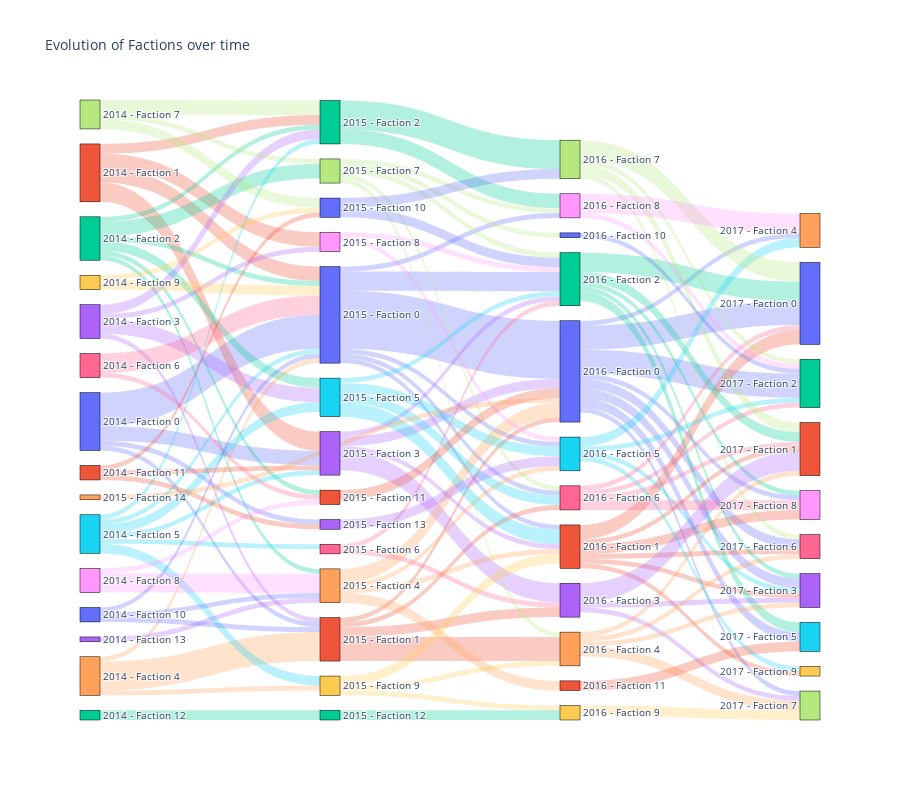

Notebook code cell kept with this figure:
### Markdown cell above
Now, we analyze how factions change from year to year using the source-normalized method.

### Code cell
df_post_between_mapped = ut.map_countries_to_posts(df_post_between_countries, df_countries, period="Y")

y_factions_norm_df = ut.analyze_source_normalized_factions_over_time(df_post_between_mapped)
pl.plot_faction_evolution(y_factions_norm_df)

### Figure 1 — Plotly figure (JSON) as saved in the notebook; plotly's stock layout.template omitted (floating-point values rounded to 4 significant figures; data arrays with more than 128 entries replaced by an {"elided": "..."} marker saying what was removed)
{"data": [{"link": {"color": {"elided": "129 str values"}, "source": {"elided": "129 int values"}, "target": {"elided": "129 int values"}, "value": {"elided": "129 int values"}}, "node": {"color": ["#636EFA", "#EF553B", "#00CC96", "#AB63FA", "#FFA15A", "#19D3F3", "#FF6692", "#B6E880", "#FF97FF", "#FECB52", "#636EFA", "#EF553B", "#00CC96", "#AB63FA", "#636EFA", "#EF553B", "#00CC96", "#AB63FA", "#FFA15A", "#19D3F3", "#FF6692", "#B6E880", "#FF97FF", "#FECB52", "#636EFA", "#EF553B", "#00CC96", "#AB63FA", "#FFA15A", "#636EFA", "#EF553B", "#00CC96", "#AB63FA", "#FFA15A", "#19D3F3", "#FF6692", "#B6E880", "#FF97FF", "#FECB52", "#636EFA", "#EF553B", "#636EFA", "#EF553B", "#00CC96", "#AB63FA", "#FFA15A", "#19D3F3", "#FF6692", "#B6E880", "#FF97FF", "#FECB52"], "label": ["2014 - Faction 0", "2014 - Faction 1", "2014 - Faction 2", "2014 - Faction 3", "2014 - Faction 4", "2014 - Faction 5", "2014 - Faction 6", "2014 - Faction 7", "2014 - Faction 8", "2014 - Faction 9", "2014 - Faction 10", "2014 - Faction 11", "2014 - Faction 12", "2014 - Faction 13", "2015 - Faction 0", "2015 - Faction 1", "2015 - Faction 2", "2015 - Faction 3", "2015 - Faction 4", "2015 - Faction 5", "2015 - Faction 6", "2015 - Faction 7", "2015 - Faction 8", "2015 - Faction 9", "2015 - Faction 10", "2015 - Faction 11", "2015 - Faction 12", "2015 - Faction 13", "2015 - Faction 14", "2016 - Faction 0", "2016 - Faction 1", "2016 - Faction 2", "2016 - Faction 3", "2016 - Faction 4", "2016 - Faction 5", "2016 - Faction 6", "2016 - Faction 7", "2016 - Faction 8", "2016 - Faction 9", "2016 - Faction 10", "2016 - Faction 11", "2017 - Faction 0", "2017 - Faction 1", "2017 - Faction 2", "2017 - Faction 3", "2017 - Faction 4", "2017 - Faction 5", "2017 - Faction 6", "2017 - Faction 7", "2017 - Faction 8", "2017 - Faction 9"], "line": {"color": "black", "width": 0.5}, "pad": 15, "thickness": 20}, "type": "sankey"}], "layout": {"font": {"size": 10}, "height": 800, "title": {"text": "Evolution of Factions over time"}}}
